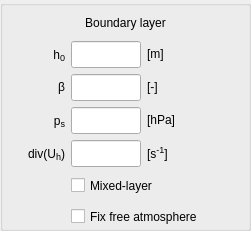
     <widget class="QGroupBox" name="ml_group">
      <property name="geometry">
       <rect>
        <x>270</x>
        <y>10</y>
        <width>251</width>
        <height>231</height>
       </rect>
      </property>
      <property name="title">
       <string/>
      </property>
      <widget class="QWidget" name="gridLayoutWidget_3">
       <property name="geometry">
        <rect>
         <x>10</x>
         <y>10</y>
         <width>231</width>
         <height>219</height>
        </rect>
       </property>
       <layout class="QGridLayout" name="ml_grid" columnstretch="1,0,1" columnminimumwidth="50,0,90">
        <property name="sizeConstraint">
         <enum>QLayout::SetMinimumSize</enum>
        </property>
        <item row="3" column="1">
         <widget class="QLineEdit" name="input_ml_beta">
          <property name="sizePolicy">
           <sizepolicy hsizetype="Fixed" vsizetype="Expanding">
            <horstretch>0</horstretch>
            <verstretch>0</verstretch>
           </sizepolicy>
          </property>
          <property name="minimumSize">
           <size>
            <width>70</width>
            <height>0</height>
           </size>
          </property>
          <property name="maximumSize">
           <size>
            <width>70</width>
            <height>16777215</height>
           </size>
          </property>
          <property name="toolTip">
           <string>entrainment ratio for virtual heat</string>
          </property>
          <property name="text">
           <string/>
          </property>
          <property name="alignment">
           <set>Qt::AlignRight|Qt::AlignTrailing|Qt::AlignVCenter</set>
          </property>
         </widget>
        </item>
        <item row="3" column="0">
         <widget class="QLabel" name="label_ml_beta">
          <property name="sizePolicy">
           <sizepolicy hsizetype="Fixed" vsizetype="Preferred">
            <horstretch>0</horstretch>
            <verstretch>0</verstretch>
           </sizepolicy>
          </property>
          <property name="minimumSize">
           <size>
            <width>55</width>
            <height>0</height>
           </size>
          </property>
          <property name="maximumSize">
           <size>
            <width>55</width>
            <height>16777215</height>
           </size>
          </property>
          <property name="toolTip">
           <string/>
          </property>
          <property name="text">
           <string>&lt;html&gt;β&lt;/html&gt;</string>
          </property>
          <property name="alignment">
           <set>Qt::AlignRight|Qt::AlignTrailing|Qt::AlignVCenter</set>
          </property>
         </widget>
        </item>
        <item row="1" column="0" colspan="3">
         <widget class="QLabel" name="label_boundarylayer">
          <property name="minimumSize">
           <size>
            <width>0</width>
            <height>25</height>
           </size>
          </property>
          <property name="maximumSize">
           <size>
            <width>16777215</width>
            <height>25</height>
           </size>
          </property>
          <property name="text">
           <string>Boundary layer</string>
          </property>
          <property name="alignment">
           <set>Qt::AlignCenter</set>
          </property>
         </widget>
        </item>
        <item row="3" column="2">
         <widget class="QLabel" name="unitlabel_ml_beta">
          <property name="toolTip">
           <string/>
          </property>
          <property name="text">
           <string>&lt;html&gt;[-]&lt;/html&gt;</string>
          </property>
          <property name="alignment">
           <set>Qt::AlignLeading|Qt::AlignLeft|Qt::AlignVCenter</set>
          </property>
         </widget>
        </item>
        <item row="4" column="1">
         <widget class="QLineEdit" name="input_ml_ps">
          <property name="sizePolicy">
           <sizepolicy hsizetype="Fixed" vsizetype="Expanding">
            <horstretch>0</horstretch>
            <verstretch>0</verstretch>
           </sizepolicy>
          </property>
          <property name="minimumSize">
           <size>
            <width>70</width>
            <height>0</height>
           </size>
          </property>
          <property name="maximumSize">
           <size>
            <width>70</width>
            <height>16777215</height>
           </size>
          </property>
          <property name="toolTip">
           <string>surface pressure</string>
          </property>
          <property name="text">
           <string/>
          </property>
          <property name="alignment">
           <set>Qt::AlignRight|Qt::AlignTrailing|Qt::AlignVCenter</set>
          </property>
         </widget>
        </item>
        <item row="2" column="0">
         <widget class="QLabel" name="label_ml_h">
          <property name="sizePolicy">
           <sizepolicy hsizetype="Fixed" vsizetype="Preferred">
            <horstretch>0</horstretch>
            <verstretch>0</verstretch>
           </sizepolicy>
          </property>
          <property name="minimumSize">
           <size>
            <width>55</width>
            <height>0</height>
           </size>
          </property>
          <property name="maximumSize">
           <size>
            <width>55</width>
            <height>16777215</height>
           </size>
          </property>
          <property name="toolTip">
           <string/>
          </property>
          <property name="text">
           <string>&lt;html&gt;h&lt;span style=&quot; font-size:14px; vertical-align:sub;&quot;&gt;0&lt;/span&gt;&lt;/html&gt;</string>
          </property>
          <property name="alignment">
           <set>Qt::AlignRight|Qt::AlignTrailing|Qt::AlignVCenter</set>
          </property>
         </widget>
        </item>
        <item row="2" column="1">
         <widget class="QLineEdit" name="input_ml_h">
          <property name="sizePolicy">
           <sizepolicy hsizetype="Fixed" vsizetype="Expanding">
            <horstretch>0</horstretch>
            <verstretch>0</verstretch>
           </sizepolicy>
          </property>
          <property name="minimumSize">
           <size>
            <width>70</width>
            <height>0</height>
           </size>
          </property>
          <property name="maximumSize">
           <size>
            <width>70</width>
            <height>16777215</height>
           </size>
          </property>
          <property name="toolTip">
           <string>initial ABL height</string>
          </property>
          <property name="text">
           <string/>
          </property>
          <property name="alignment">
           <set>Qt::AlignRight|Qt::AlignTrailing|Qt::AlignVCenter</set>
          </property>
         </widget>
        </item>
        <item row="4" column="0">
         <widget class="QLabel" name="label_ml_ps">
          <property name="sizePolicy">
           <sizepolicy hsizetype="Fixed" vsizetype="Preferred">
            <horstretch>0</horstretch>
            <verstretch>0</verstretch>
           </sizepolicy>
          </property>
          <property name="minimumSize">
           <size>
            <width>55</width>
            <height>0</height>
           </size>
          </property>
          <property name="maximumSize">
           <size>
            <width>55</width>
            <height>16777215</height>
           </size>
          </property>
          <property name="toolTip">
           <string/>
          </property>
          <property name="text">
           <string>&lt;html&gt;p&lt;span style=&quot; font-size:14px; vertical-align:sub;&quot;&gt;s&lt;/span&gt;&lt;/html&gt;</string>
          </property>
          <property name="alignment">
           <set>Qt::AlignRight|Qt::AlignTrailing|Qt::AlignVCenter</set>
          </property>
         </widget>
        </item>
        <item row="5" column="0">
         <widget class="QLabel" name="label_ml_ws">
          <property name="sizePolicy">
           <sizepolicy hsizetype="Fixed" vsizetype="Preferred">
            <horstretch>0</horstretch>
            <verstretch>0</verstretch>
           </sizepolicy>
          </property>
          <property name="minimumSize">
           <size>
            <width>55</width>
            <height>0</height>
           </size>
          </property>
          <property name="maximumSize">
           <size>
            <width>55</width>
            <height>16777215</height>
           </size>
          </property>
          <property name="toolTip">
           <string/>
          </property>
          <property name="text">
           <string>&lt;html&gt;div(U&lt;span style=&quot; font-size:14px; vertical-align:sub;&quot;&gt;h&lt;/span&gt;)&lt;/html&gt;</string>
          </property>
          <property name="alignment">
           <set>Qt::AlignRight|Qt::AlignTrailing|Qt::AlignVCenter</set>
          </property>
         </widget>
        </item>
        <item row="5" column="1">
         <widget class="QLineEdit" name="input_ml_omegas">
          <property name="sizePolicy">
           <sizepolicy hsizetype="Fixed" vsizetype="Expanding">
            <horstretch>0</horstretch>
            <verstretch>0</verstretch>
           </sizepolicy>
          </property>
          <property name="minimumSize">
           <size>
            <width>70</width>
            <height>0</height>
           </size>
          </property>
          <property name="maximumSize">
           <size>
            <width>70</width>
            <height>16777215</height>
           </size>
          </property>
          <property name="toolTip">
           <string>horizontal large scale divergence of wind</string>
          </property>
          <property name="text">
           <string/>
          </property>
          <property name="alignment">
           <set>Qt::AlignRight|Qt::AlignTrailing|Qt::AlignVCenter</set>
          </property>
         </widget>
        </item>
        <item row="2" column="2">
         <widget class="QLabel" name="unitlabel_ml_h">
          <property name="toolTip">
           <string/>
          </property>
          <property name="text">
           <string>&lt;html&gt;[m]&lt;/html&gt;</string>
          </property>
          <property name="alignment">
           <set>Qt::AlignLeading|Qt::AlignLeft|Qt::AlignVCenter</set>
          </property>
         </widget>
        </item>
        <item row="4" column="2">
         <widget class="QLabel" name="unitlabel_ml_ps">
          <property name="toolTip">
           <string/>
          </property>
          <property name="text">
           <string>&lt;html&gt;[hPa]&lt;/html&gt;</string>
          </property>
          <property name="alignment">
           <set>Qt::AlignLeading|Qt::AlignLeft|Qt::AlignVCenter</set>
          </property>
         </widget>
        </item>
        <item row="5" column="2">
         <widget class="QLabel" name="unitlabel_ml_ws">
          <property name="toolTip">
           <string/>
          </property>
          <property name="text">
           <string>&lt;html&gt;[s&lt;span style=&quot;font-size: 14px; vertical-align:super;&quot;&gt;-1&lt;/span&gt;]&lt;/html&gt;</string>
          </property>
          <property name="alignment">
           <set>Qt::AlignLeading|Qt::AlignLeft|Qt::AlignVCenter</set>
          </property>
         </widget>
        </item>
        <item row="6" column="1" colspan="2">
         <widget class="QCheckBox" name="sw_ml">
          <property name="minimumSize">
           <size>
            <width>0</width>
            <height>25</height>
           </size>
          </property>
          <property name="maximumSize">
           <size>
            <width>16777215</width>
            <height>25</height>
           </size>
          </property>
          <property name="toolTip">
           <string>mixed-layer model switch</string>
          </property>
          <property name="layoutDirection">
           <enum>Qt::LeftToRight</enum>
          </property>
          <property name="text">
           <string>Mixed-layer</string>
          </property>
         </widget>
        </item>
        <item row="7" column="1" colspan="2">
         <widget class="QCheckBox" name="sw_ftcws">
          <property name="minimumSize">
           <size>
            <width>0</width>
            <height>25</height>
           </size>
          </property>
          <property name="maximumSize">
           <size>
            <width>16777215</width>
            <height>25</height>
           </size>
          </property>
          <property name="toolTip">
           <string>Compensate free atmospheric warming due to subsidence</string>
          </property>
          <property name="layoutDirection">
           <enum>Qt::LeftToRight</enum>
          </property>
          <property name="text">
           <string>Fix free atmosphere</string>
          </property>
         </widget>
        </item>
       </layout>
      </widget>
     </widget>
